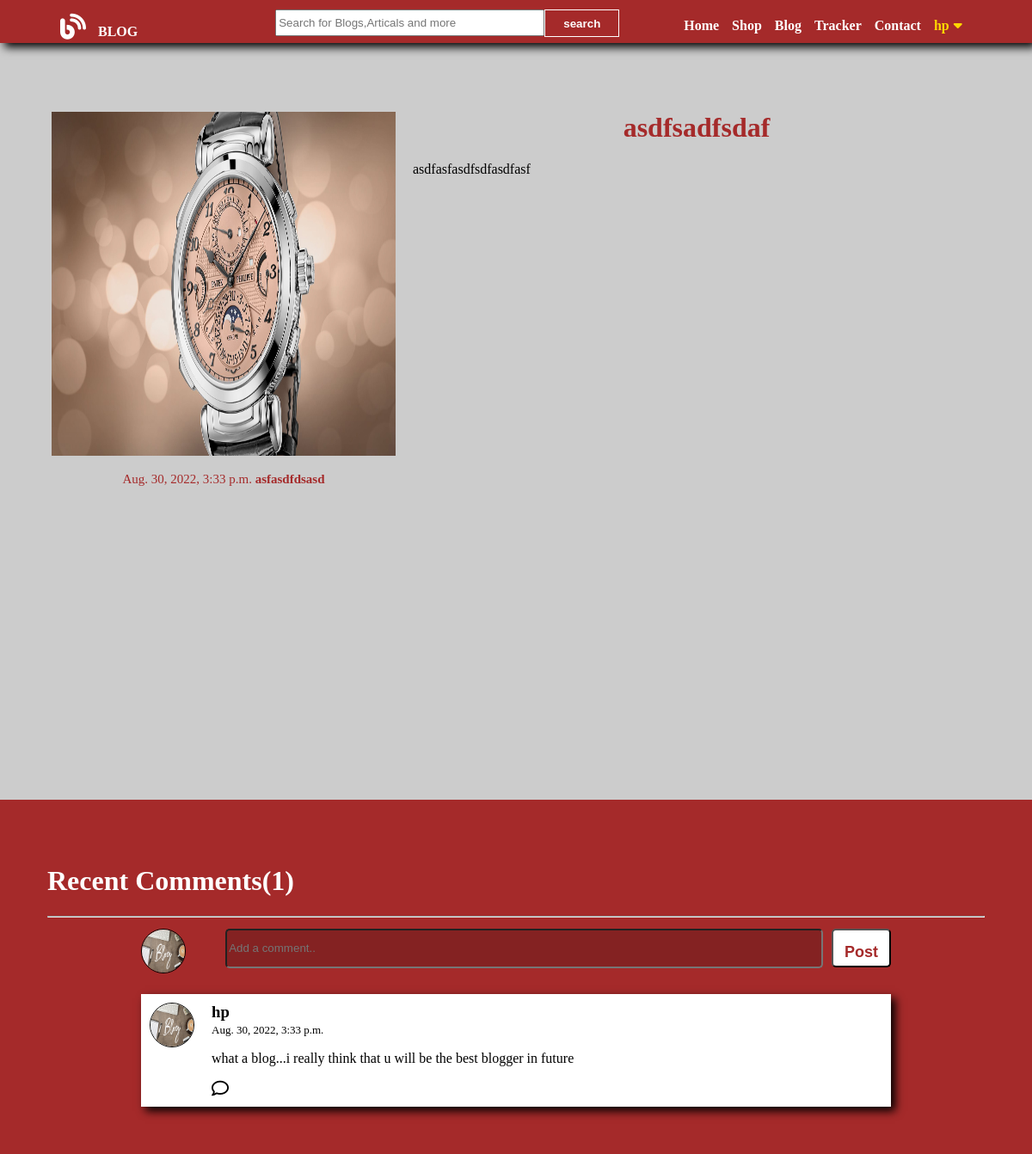
Screenshot of /blog/userContentDetails/10 (signed in) with the database file from the repository.
### blog/models.py (models this page shows, shortened)
class PublishBlog(models.Model):
    publish_id= models.AutoField
    Author_Name = models.CharField(max_length=50)
    Blogger_Email = models.CharField(max_length=50)
    Blogger_Title = models.CharField(max_length=80)
    Blogger_Content = models.CharField(max_length=5000000)
    Blog_Image = models.ImageField(upload_to='shop/image',default='')
    Blog_Date = models.DateTimeField(auto_now=True)
    def __str__(self):
        return self.Blogger_Title

class Publish_Comments(models.Model):
    Sno = models.AutoField(primary_key = True)
    Product_Id = models.CharField(max_length=1000)
    Reply_id = models.IntegerField()   #this can store the parent comment Sno
    Post_Comment_On_User_Blog = models.ForeignKey(PublishBlog, on_delete=models.CASCADE)
    Comment = models.TextField(max_length=500)
    User = models.ForeignKey(User,on_delete=models.CASCADE)
    Parent = models.ForeignKey('self',on_delete=models.CASCADE,null = True)
    Commment_Date = models.DateTimeField(auto_now=True)

### blog/views.py (the view)
# urls.py: path("userContentDetails/<int:myid>",views.show_user_blog_details,name='viewblogs'),
def show_user_blog_details(request,myid):
    parti_blog = PublishBlog.objects.filter(id=myid)
    print("jsdfkjs;kljaslfjlsdk;lsjf", parti_blog)
    show_comment = Publish_Comments.objects.filter(Product_Id=myid, Parent=None)
    show_reply = Publish_Comments.objects.filter(Product_Id=myid).exclude(Parent=None)  # show_reply variable me only reply store honge means jha jha pr parent none hoga wo wala reply yha store hoga
    print("show reply", show_reply)
    print("show comment", type(show_comment))
    params = {"particular_blog": parti_blog, "show_comment": show_comment,"show_reply":show_reply}
    return render(request,'blog/userContentDetails.html',params)

### blog/templates/blog/userContentDetails.html (shortened to what this page needs)
{% extends 'blog/basic.html' %}
{% block body%}
{% load static %}
{% for blog_view in particular_blog %}
    <div id="contentdetails_container">
        <p>
            <div id="contentdetails_pic">
                <img class=contentdetails_pic_image src="/media/{{blog_view.Blog_Image}}">
                <p style="font-size:15px;color:brown;">{{blog_view.Blog_Date}} <span id="contentdetails_author">{{blog_view.Author_Name}}</span><span style="display:none" id="show_id">{{blog_view.id}}</span></p>
            </div>
            <div id="contentdetails_text">
                <center><h1 style="color:brown;">{{blog_view.Blogger_Title}}</h1></center>
            </div>
            {{blog_view.Blogger_Content}}
        </p>
    </div>
    <div id="comment_container">
        <h1 style="color:white;">Recent Comments(<span id="comment_count"></span>)</h1>
        <hr>
        <div id="post_comment_container">
            {% if user.is_authenticated %}
                <form action="/blog/publishcomment" method="post">{% csrf_token %}
                    <div style="display:flex;">
                        <label><img class="user-comment-image" src="{% static 'blog/blog1.jpg' %}"></label> <input type="text" placeholder="Add a comment.." id="comment_text" name="comment_text" required>
                        <input id="post_comment" type="submit" value="Post">
                    </div>
                </form>
            {% else %}
            <h2>Please Logged In to Post Comments</h2>
            {% endif %}
        </div>
        <div id="disp_comment_container">
            {% for comment in show_comment %}
                <div class="show_comment">
                    <div class="user-comment-div">
                        <img class="user-comment-image" src="{% static 'blog/blog1.jpg' %}">
                    </div>
                    <div style="margin:0px;">
                        <h3 style="margin:0px;">{{comment.User.username}}</h3>
                        <span style="font-size:13px;">{{comment.Commment_Date}}<span style="display:none;">{{comment.Sno}}</span></span>
                        <p>{{comment.Comment}}</p>
                        <div class="reply_button" onclick="reply({{forloop.counter}})">
                            <i class="fa-regular fa-comment"></i>
                        </div>
                    </div>
                </div>
            {% endfor %}
        </div>
    </div>
{% endfor %}
{% endblock %}

### blog/templates/blog/basic.html (shortened to what this page needs)
<!DOCTYPE html>
<html lang="en">
<head>
    <link rel="stylesheet" href="https://cdnjs.cloudflare.com/ajax/libs/font-awesome/6.1.2/css/all.min.css" />
</head>
<body>
<div id="navigation_header">
     <ul id="navigation_ul">
         <li style="margin:-5px 150px 0px 0px;">
             <i class="fa-solid fa-blog"></i>
             <span style="color:white;font-weight:bold;margin:0px 10px 0px 10px;">BLOG</span>
         </li>
         <li>
          <form action="search" method="GET" id="search_blog_form">
            <input type="text" class="write_search_blog" name="search" placeholder="Search for Blogs,Articals and more" required/>
            <input type="submit" id="search_blog" value="search" />
          </form>
        </li>
            <li class="nav-item" style="margin-left:60px;">
              <a class="nav-link active" aria-current="page" href="/">Home</a>
            </li>
            <li class="nav-item">
              <a class="nav-link active" aria-current="page" href="/shop/item">Shop</a>
            </li>
            <li class="nav-item">
              <a class="nav-link" href="/blog/content">Blog</a>
            </li>
            <li class="nav-item">
              <a class="nav-link" href="/shop/tracker">Tracker</a>
            </li>
            <li class="nav-item">
              <a class="nav-link" href="/shop/contacts">Contact</a>
            </li>
         {% if user.is_authenticated %}
            <li class="nav-link" id="username_disp" onclick="dropdown()">
             {{request.user}}<i class="fa-solid fa-caret-down" style="margin-left:5px;"></i>
            </li>
            {% else %}
                <li class="nav-link" class="signup_button" onclick="signup()">signUp</li>
                <li class="nav-link" class="login_button" onclick="login()">logIn</li>
         {% endif %}
     </ul>
</div>
{% block body %}{% endblock%}
</body>
</html>

### rows the page displays
PublishBlog: Blog_Image (picture), Blog_Date "Aug. 30, 2022, 3:33 p.m.", Author_Name "asfasdfdsasd", Blogger_Title "asdfsadfsdaf", Blogger_Content "asdfasfasdfsdfasdfasf"
Publish_Comments: User.username "hp", Commment_Date "Aug. 30, 2022, 3:33 p.m.", Comment "what a blog...i really think that u will be the best blogger in future"

### other values shown
{{ request.user }} "hp"
